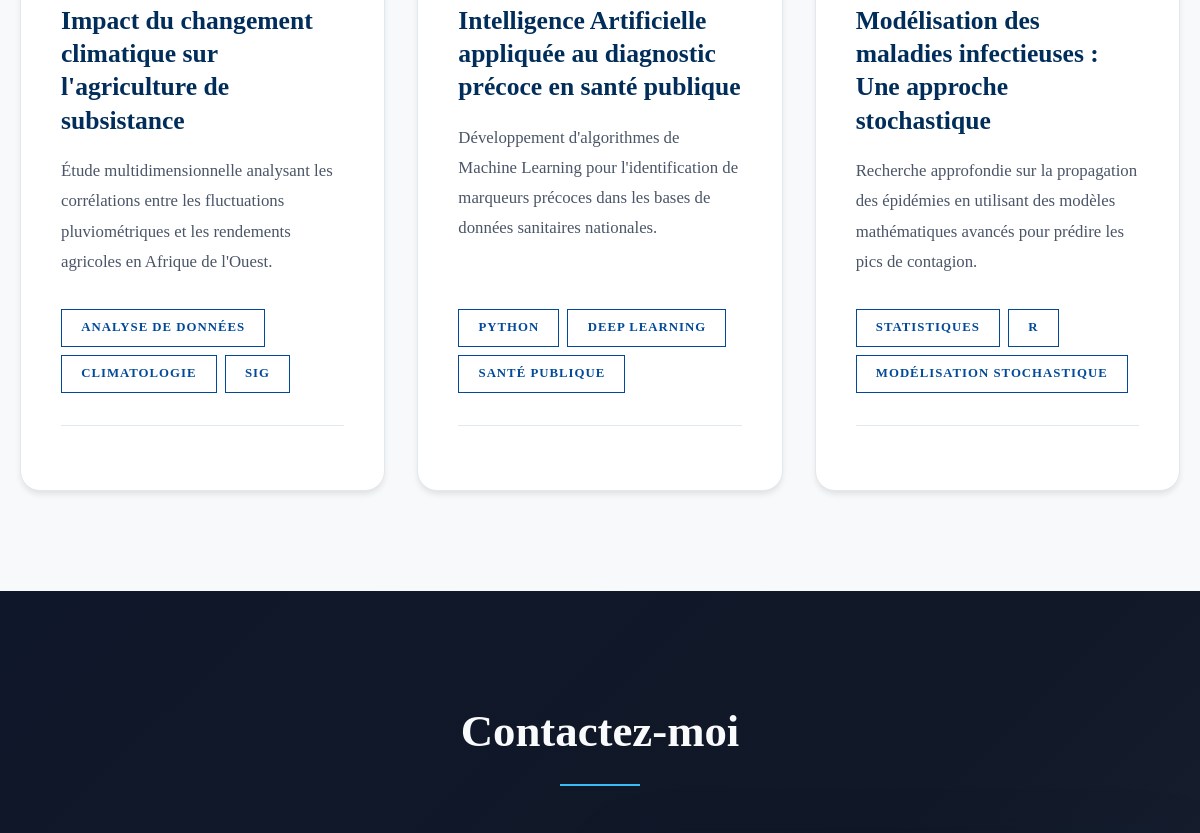
Page /portfolio/ (middle part) on the earlier database version.
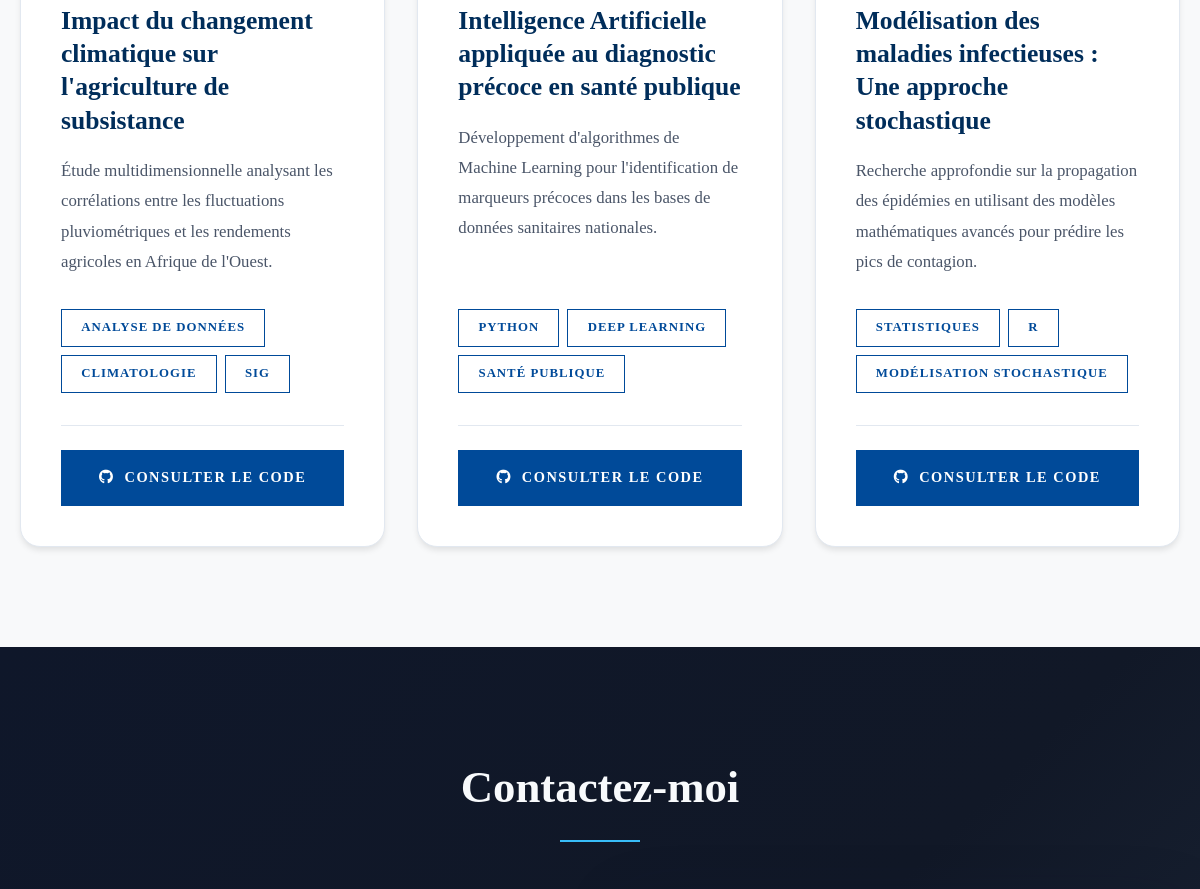
Same page on the later database version.
### home/models.py (models this page shows, shortened)
class Project(models.Model):
    title = models.CharField(max_length=200)
    description = models.TextField()
    image = models.URLField(default="placeholder.svg")
    technologies = models.CharField(max_length=500, help_text="Technologies separated by commas")
    project_url = models.URLField(blank=True, null=True)
    github_url = models.URLField(blank=True, null=True)
    featured = models.BooleanField(default=False)
    is_visible = models.BooleanField(default=True, help_text="Détermine si le projet est affiché sur la page d'accueil")
    created_at = models.DateTimeField(auto_now_add=True)
    updated_at = models.DateTimeField(auto_now=True)
    def get_technologies_list(self):
        return [tech.strip() for tech in self.technologies.split(',')]

### home/views.py (the view, shortened to what this page needs)
# urls.py: path('portfolio/', views.index, name='home_portfolio'),
def index(request):
    profile = Profile.objects.first()
    projects = Project.objects.filter(is_visible=True).order_by('-created_at')
    skills_analysis = Skill.objects.filter(category='analysis')
    skills_programming = Skill.objects.filter(category='programming')
    skills_database = Skill.objects.filter(category='database')
    skills_bi = Skill.objects.filter(category='bi')
    testimonials = Testimonial.objects.filter(featured=True)[:3]
    def resolve_image_url(value, use_fallback=False):
        if not value or 'via.placeholder.com' in value:
            return 'https://source.unsplash.com/featured/?artificial-intelligence,data' if use_fallback else static('home/placeholder.svg')
        if not urlparse(value).scheme:
            import os
            from django.conf import settings
            if os.path.exists(os.path.join(settings.MEDIA_ROOT, value)):
                return settings.MEDIA_URL + value
            return static('home/' + value)
        return value
    if profile.profile_image == "delamou.jpg" or not profile.profile_image:
        profile_image_url = static('home/castro.jpeg')  # Image dans home/static/home/
    else:
        profile_image_url = resolve_image_url(profile.profile_image, use_fallback=True)
    for project in projects:
        project.image = resolve_image_url(project.image)
    for testimonial in testimonials:
        testimonial.client_image = resolve_image_url(testimonial.client_image)
    project_count = Project.objects.count()
    github_service = GitHubService()
    github_stats = github_service.get_user_stats()
    github_repos = github_service.get_repositories(limit=3)
    context = {
        'profile': profile,
        'projects': projects,
        'skills_analysis': skills_analysis,
        'skills_programming': skills_programming,
        'skills_database': skills_database,
        'skills_bi': skills_bi,
        'testimonials': testimonials,
        'profile_image_url': profile_image_url,
        'project_count': project_count,
        'github_stats': github_stats,
        'github_repos': github_repos,
    }
    return render(request, 'home/index.html', context)

### home/services.py (called while the page is built)
    def get_user_stats(self):
        try:
            response = requests.get(f"{self.base_url}/users/{self.username}", headers=self.headers, timeout=10)
            if response.status_code == 200:
                data = response.json()
                return {
                    'repos': data.get('public_repos', 0),
                    'followers': data.get('followers', 0),
                    'following': data.get('following', 0),
                }
            return None
        except Exception as e:
            logger.error(f"Erreur GitHub stats: {str(e)}")
            return None

    def get_repositories(self, limit=6):
        try:
            response = requests.get(
                f"{self.base_url}/users/{self.username}/repos?sort=updated&per_page={limit}",
                headers=self.headers,
                timeout=10
            )
            if response.status_code == 200:
                return response.json()
            return []
        except Exception as e:
            logger.error(f"Erreur GitHub repos: {str(e)}")
            return []

### home/templates/home/index.html (shortened to what this page needs)
{% load static %}
<!DOCTYPE html>
<html lang="fr">
<head>
    <link rel="stylesheet" href="{% static 'home/style.css' %}">
    <link href="https://cdnjs.cloudflare.com/ajax/libs/font-awesome/6.0.0/css/all.min.css" rel="stylesheet">
</head>
<body>
    <main>
        <section id="projects" class="projects">
            <div class="container">
                <div class="projects-grid">
                    {% for project in projects %}
                    <div class="project-card">
                        <div class="project-content">
                            <h3>{{ project.title }}</h3>
                            <p>{{ project.description }}</p>
                            <div class="project-tags">
                                {% for tech in project.get_technologies_list %}
                                    <span>{{ tech }}</span>
                                {% endfor %}
                            </div>
                            <div class="project-footer">
                                {% if project.github_url %}
                                <a href="{{ project.github_url }}" class="btn-github" target="_blank">
                                    <i class="fab fa-github"></i> Consulter le Code
                                </a>
                                {% endif %}
                            </div>
                        </div>
                    </div>
                    {% endfor %}
                </div>
            </div>
        </section>
        <section id="contact" class="contact">
            <div class="container">
                <h2 class="section-title">Contactez-moi</h2>
            </div>
        </section>
    </main>
</body>
</html>

Differences in the rows shown:
changed Project "Impact du changement climatique sur l'agriculture de subsistance": now shows "CONSULTER LE CODE"
changed Project "Intelligence Artificielle appliquée au diagnostic précoce en santé publique": now shows "CONSULTER LE CODE"
changed Project "Modélisation des maladies infectieuses : Une approche stochastique": now shows "CONSULTER LE CODE"
